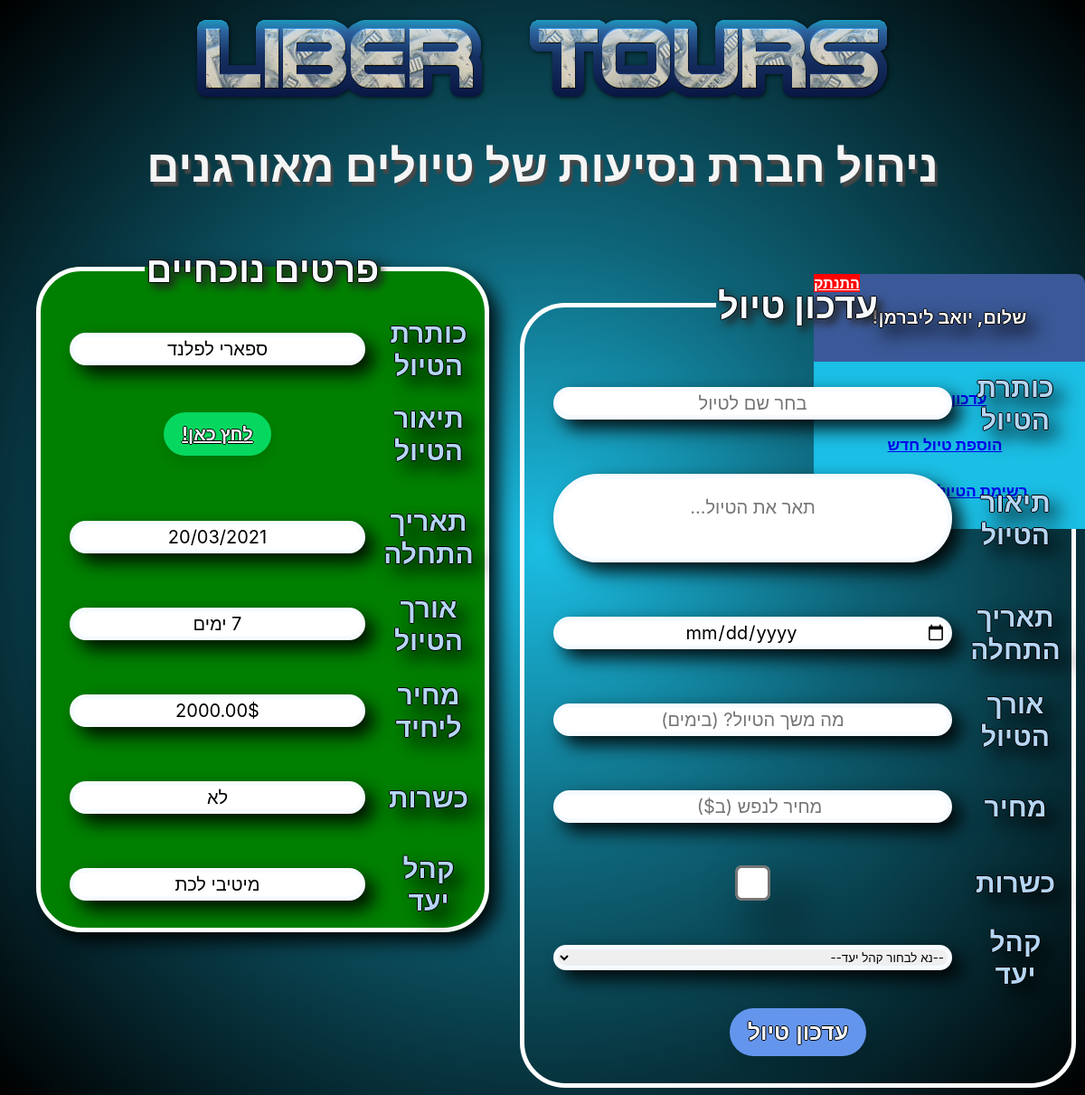
Screenshot of /pages/updatetouradmin.php?id=1 (signed in) with the database file from the repository.
### tables this page shows
CREATE TABLE `tbljourneys` (
  `journeyNum` int(11) NOT NULL COMMENT 'מספר הטיול',
  `journeyName` varchar(128) NOT NULL COMMENT 'שם הטיול',
  `journeyDescription` varchar(1024) NOT NULL COMMENT 'תיאור המסלול',
  `journeyStartDate` date NOT NULL COMMENT 'תאריך התחלה',
  `journeyDuration` int(11) NOT NULL COMMENT 'משך הטיול',
  `journeyPrice` decimal(9,2) NOT NULL COMMENT 'מחיר ליחיד',
  `journeyKosher` enum('לא','כן') NOT NULL COMMENT 'כשר',
  `journeyAudienceCode` enum('מיטיבי לכת','משפחות עם ילדים','מתאים לכולם','פנסיונרים','מחפשים חברה','אחרי צבא') NOT NULL COMMENT 'קוד קהל יעד'
);

### pages/mydbfunc.php (called while the page is built, shortened)
<?php
$dsn = 'mysql:host=localhost;dbname=travelagencydb';
$username = 'root';
$password = '';
try {
    $db = new PDO($dsn, $username, $password, array(PDO::MYSQL_ATTR_FOUND_ROWS => true));
    $db->exec("set NAMES utf8");
    $db->setAttribute(PDO::ATTR_ERRMODE, PDO::ERRMODE_EXCEPTION);
} catch (PDOException $e) {
    echo "db connection open failed due: " . $e->getMessage();
    exit();
}
function currentTour($journeyNum) {
    global $db;
    $query_text = "SELECT *  "
            . "FROM `tbljourneys` "
            . "WHERE `journeyNum`=:journeyID";
    try {
        $cmd = $db->prepare($query_text);
        $cmd->bindValue(':journeyID', $journeyNum);
        $cmd->execute();
        $result = $cmd->fetchAll();
        return $result;
    } catch (PDOException $ex) {
        echo "currentTour failed due: " . $ex->getMessage();
        exit();
    }
}

### pages/updatetouradmin.php (the view, shortened to what this page needs)
<?php
require_once 'mydbfunc.php';
$name = $desc = $startDate = $duration = $price = $kosher = $AudienceCode = '';
$succ = '';
$journeyNum = $_GET['id'];
$currentTourDtls = currentTour($journeyNum);
$row = $currentTourDtls[0];
?>
<!DOCTYPE html>
<html>
    <head>
        <link href="../css/style-updatetouradmin.css" rel="stylesheet" type="text/css" />
        <link href="../css/styles-global.css" rel="stylesheet" type="text/css" />
    </head>
    <body>
        <?php require_once 'menu.php'; ?>
        <div>
            <img src="../images/liber.png" alt="liber" class="logo" />
            <h1>ניהול חברת נסיעות של טיולים מאורגנים</h1>
        </div>
        <?php if ($succ): ?>
            <div class="succ"><?= $succ ?></div>
        <?php else : ?>
            <div class="tour">
                <div class="oldTour">
                    <fieldset class="old"><legend>פרטים נוכחיים</legend>
                        <div class="input_form"><label for="name">כותרת הטיול</label><input required type="text" id="oldName" name="name" readonly value="<?= $row['journeyName'] ?>"/> </div>
                        <div class="input_form"><label for="desc">תיאור הטיול</label><a class="p0p" href="#plz">לחץ כאן!</a>
                        </div>
                        <div class="input_form"><label for="startDate">תאריך התחלה</label><input required type="text" id="oldStartDate" name="startDate" readonly value="<?= (new DateTime($row["journeyStartDate"]))->format('d/m/Y') ?>"/></div>
                        <div class="input_form"><label for="duration">אורך הטיול</label><input required type="text" id="oldDuration" name="duration" readonly value="<?= $row['journeyDuration'] ?> ימים" /></div>
                        <div class="input_form"><label for="price">מחיר ליחיד</label><input required type="text" id="oldPrice" name="price" readonly value="<?= $row['journeyPrice'] ?>$" /></div>
                        <div class="input_form"><label for="kosher">כשרות</label><input type="text" id="oldKosher" name="kosher" readonly value="<?= $row['journeyKosher'] ?>" /></div>
                        <div class="input_form"><label for="AudienceCode">קהל יעד</label><input id="oldAudienceCode" name="AudienceCode" readonly value="<?= $row['journeyAudienceCode'] ?>"/></div></fieldset></div>
                <form method="post" id="form">
                    <fieldset>
                        <legend>עדכון טיול</legend>
                        <div class="input_form"><label for="name">כותרת הטיול</label><input required type="text" id="name" name="name" placeholder="בחר שם לטיול" value="<?= $name ?>"/> </div>
                        <div class="input_form"><label for="textarea">תיאור הטיול</label>
                            <textarea name="desc" form="form" placeholder="תאר את הטיול..." ><?= $desc ?></textarea></div>
                        <div class="input_form"><label for="startDate">תאריך התחלה</label><input required type="date" id="startDate" name="startDate"/></div>
                        <div class="input_form"><label for="duration">אורך הטיול</label><input required type="text" placeholder="מה משך הטיול? (בימים)" id="duration" name="duration" value="<?= $duration ?>" /></div>
                        <div class="input_form"><label for="price">מחיר</label><input required type="number" id="price" name="price" placeholder="מחיר לנפש (ב$)" <?= $price ?> /></div>
                        <div class="input_form"><label for="kosher">כשרות</label><input type="checkbox" id="kosher" name="kosher" value="<?= $kosher ?>" /></div>
                        <div class="input_form"><label for="select">קהל יעד</label> <select id="AudienceCode" name="AudienceCode">
                                <option value="<?= $AudienceCode ?>">--נא לבחור קהל יעד--</option>
                            </select></div>
                        <div class="action"><input type="submit" class="button" value="עדכון טיול"/></div>
                    <?php endif ?>
                </fieldset>
            </form>
        </div>
    </body>
</html>

### css/style-updatetouradmin.css (style rules this page uses)
.tour { display: flex; flex-direction: row-reverse; }
.oldTour { text-align: center; padding: 30px; filter: drop-shadow(10px 10px 10px rgba(0, 0, 0, 0.9)); font-family: -apple-system, BlinkMacSystemFont, "Segoe UI", Roboto, Oxygen, Ubuntu, Cantarell, "Open Sans", "Helvetica Neue", sans-serif; text-align: center; }
.old { background-color: green; }
.p0p { font-size: 20px; background-color: #06D85F; border: 0; color: #f7fbff; text-shadow: -1px 0 black, 0 1px black, 1px 0 black, 0 -1px black; font-weight: bold; box-shadow: 0px 8px 15px rgba(0, 0, 0, 0.1); padding: 12px 20px; border-radius: 45px; transition: all 0.3s ease 0s; margin: auto; }
#oldKosher { margin: 20px; border: 5px solid #f7fbff; border-radius: 50px; flex: 1; filter: drop-shadow(10px 10px 10px rgba(0, 0, 0, 0.9)); text-align: center; font-family: -apple-system, BlinkMacSystemFont, "Segoe UI", Roboto, Oxygen, Ubuntu, Cantarell, "Open Sans", "Helvetica Neue", sans-serif; font-size: 20px; }
#oldAudienceCode { margin: 20px; border: 5px solid #f7fbff; border-radius: 50px; flex: 1; filter: drop-shadow(10px 10px 10px rgba(0, 0, 0, 0.9)); text-align: center; font-family: -apple-system, BlinkMacSystemFont, "Segoe UI", Roboto, Oxygen, Ubuntu, Cantarell, "Open Sans", "Helvetica Neue", sans-serif; font-size: 20px; }
form { transition: all 0.5s; margin: 0 auto; border-radius: 50px; width: 700px; margin-top: 70px; }
fieldset { border: 5px solid white; border-radius: 50px; white-space: pre-line; }
legend { text-align: center; color: #f7fbff; text-shadow: -1px 0 black, 0 1px black, 1px 0 black, 0 -1px black; font-weight: bold; filter: drop-shadow(5px 5px 5px #222); font-size: 40px; }
.input_form { display: flex; justify-content: space-between; flex-direction: row; align-items: center; }
textarea { font-size: 20px; margin: 20px; padding: 20px; border: 5px solid #f7fbff; border-radius: 50px; flex: 1; filter: drop-shadow(10px 10px 10px rgba(0, 0, 0, 0.9)); font-family: -apple-system, BlinkMacSystemFont, "Segoe UI", Roboto, Oxygen, Ubuntu, Cantarell, "Open Sans", "Helvetica Neue", sans-serif; text-align: center; resize: none; }
label { font-size: 30px; color: #b5d6f5; filter: drop-shadow(10px 10px 10px rgba(0, 0, 0, 0.9)); text-shadow: -1px 0 black, 0 1px black, 1px 0 black, 0 -1px black; text-align: center; font-weight: bold; width: 100px; }
:required { font-size: 20px; margin: 20px; border: 5px solid #f7fbff; border-radius: 50px; flex: 1; filter: drop-shadow(10px 10px 10px rgba(0, 0, 0, 0.9)); font-family: -apple-system, BlinkMacSystemFont, "Segoe UI", Roboto, Oxygen, Ubuntu, Cantarell, "Open Sans", "Helvetica Neue", sans-serif; text-align: center; }
input[type="checkbox"] { transform: scale(3); margin: 20px; border: 5px solid #f7fbff; border-radius: 50px; flex: 1; filter: drop-shadow(10px 10px 10px rgba(0, 0, 0, 0.9)); }
select { margin: 20px; border: 5px solid #f7fbff; border-radius: 50px; flex: 1; filter: drop-shadow(10px 10px 10px rgba(0, 0, 0, 0.9)); font-family: -apple-system, BlinkMacSystemFont, "Segoe UI", Roboto, Oxygen, Ubuntu, Cantarell, "Open Sans", "Helvetica Neue", sans-serif; }
.action { display: flex; justify-content: center; }
.button { font-size: 25px; background-color: cornflowerblue; border: 0; color: #f7fbff; text-shadow: -1px 0 black, 0 1px black, 1px 0 black, 0 -1px black; font-weight: bold; box-shadow: 0px 8px 15px rgba(0, 0, 0, 0.1); padding: 12px 20px; border-radius: 45px; transition: all 0.3s ease 0s; }

### css/styles-global.css (style rules this page uses)
body { direction: rtl; background: rgb(27, 190, 228); background: radial-gradient( circle, rgba(27, 190, 228, 1) 0%, rgba(14, 99, 119, 1) 41%, rgba(0, 0, 0, 1) 100% ); font-family: -apple-system, BlinkMacSystemFont, "Segoe UI", Roboto, Oxygen, Ubuntu, Cantarell, "Open Sans", "Helvetica Neue", sans-serif; scroll-behavior: smooth; }
.logo { display: block; margin-left: auto; margin-right: auto; }
h1 { font-size: 50px; color: whitesmoke; text-shadow: #474747 3px 5px 2px; margin: 15px; padding: 15px; text-align: center; }

### rows the page displays
tbljourneys: name "ספארי לפלנד", startDate "20/03/2021", duration "7 ימים", price "2000.00$", kosher "לא", AudienceCode "מיטיבי לכת"

### other values shown
$_SESSION['usr_rlnm'] "יואב ליברמן"
